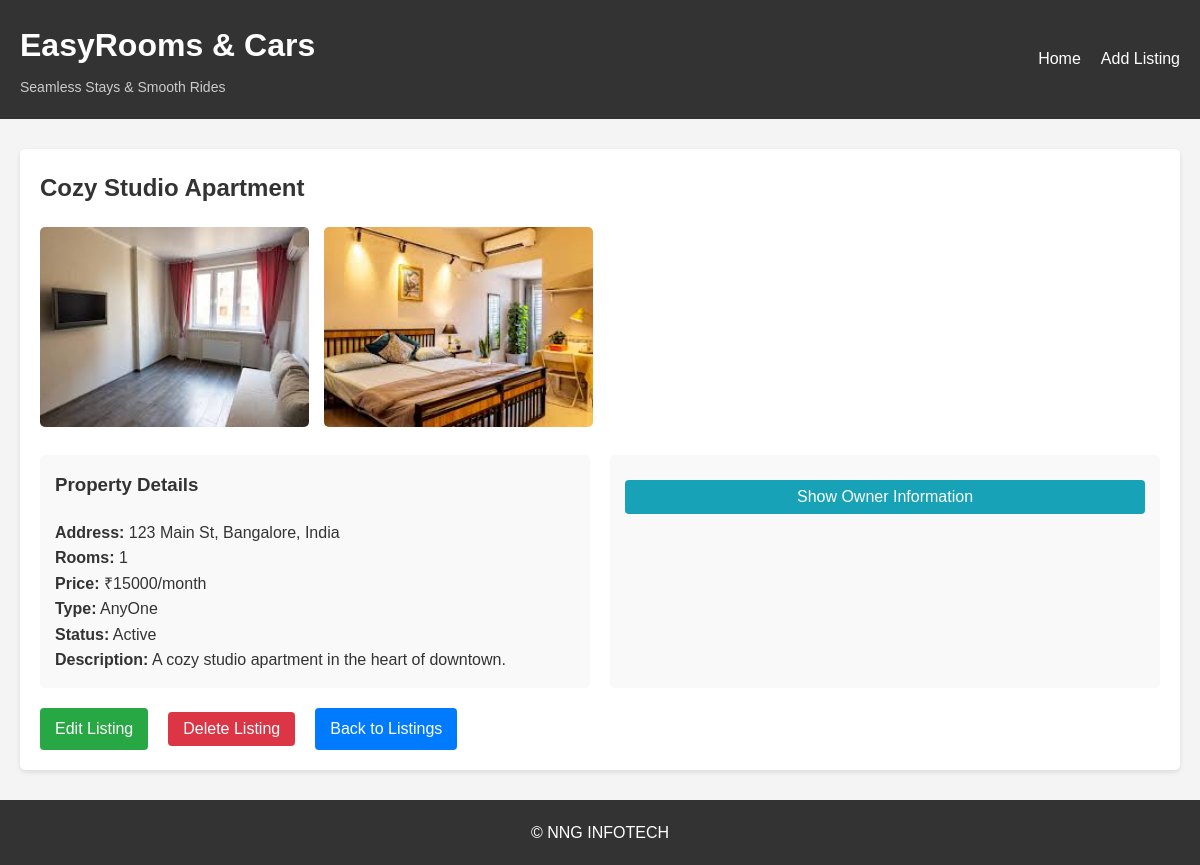
/listing/1, run on the app's committed database.
### app.py (models this page shows)
class Listing(db.Model):
    id = db.Column(db.String(36), primary_key=True)
    title = db.Column(db.String(100), nullable=False)
    address = db.Column(db.String(200), nullable=False)
    rooms = db.Column(db.Integer, nullable=False)
    price = db.Column(db.Integer, nullable=False)
    price_type = db.Column(db.String(10), default='month')  # 'month' or 'day'
    description = db.Column(db.Text, nullable=False)
    owner_name = db.Column(db.String(100), nullable=False)
    owner_email = db.Column(db.String(100), nullable=False)
    owner_phone = db.Column(db.String(20), nullable=False)
    status = db.Column(db.String(20), nullable=False)
    type = db.Column(db.String(20), nullable=False)
    created_at = db.Column(db.DateTime, default=datetime.utcnow)
    updated_at = db.Column(db.DateTime, default=datetime.utcnow, onupdate=datetime.utcnow)
    images = db.relationship('Image', backref='listing', lazy=True, cascade="all, delete-orphan")
    def to_dict(self):
        return {
            'id': self.id,
            'title': self.title,
            'address': self.address,
            'rooms': self.rooms,
            'price': self.price,
            'price_type': self.price_type,
            'description': self.description,
            'owner_name': self.owner_name,
            'owner_email': self.owner_email,
            'owner_phone': self.owner_phone,
            'status': self.status,
            'type': self.type,
            'images': [image.filename for image in self.images]
        }

class Image(db.Model):
    id = db.Column(db.Integer, primary_key=True)
    filename = db.Column(db.String(255), nullable=False)
    listing_id = db.Column(db.String(36), db.ForeignKey('listing.id'), nullable=False)
    created_at = db.Column(db.DateTime, default=datetime.utcnow)

### app.py (the view)
@app.route('/listing/<listing_id>')
def listing_detail(listing_id):
    listing = Listing.query.get_or_404(listing_id)
    return render_template('listing_detail.html', listing=listing.to_dict())

### templates/listing_detail.html (shortened to what this page needs)
{% extends 'base.html' %}
{% block content %}
    <div class="listing-detail">
        <h2>{{ listing.title }}</h2>
        <div class="image-gallery">
            {% for image in listing.images %}
                <div class="gallery-image">
                    <img src="{{ url_for('static', filename='uploads/' + image) }}" alt="{{ listing.title }}">
                </div>
            {% endfor %}
        </div>
        <div class="listing-info">
            <div class="info-section">
                <h3>Property Details</h3>
                <p><strong>Address:</strong> {{ listing.address }}</p>
                <p><strong>Rooms:</strong> {{ listing.rooms }}</p>
                <p><strong>Price:</strong> ₹{{ listing.price }}{% if listing.price_type == 'day' %}/day{% else %}/month{% endif %}</p>
                <p><strong>Type:</strong> {{ listing.type }}</p>
                <p><strong>Status:</strong> {{ listing.status }}</p>
                <p><strong>Description:</strong> {{ listing.description }}</p>
            </div>
            <div class="info-section">
                <button id="ownerInfoBtn" class="btn btn-info">Show Owner Information</button>
            </div>
        </div>
        <div class="action-buttons">
            <a href="{{ url_for('edit_listing', listing_id=listing.id) }}" class="btn btn-edit">Edit Listing</a>
            <form method="POST" action="{{ url_for('delete_listing', listing_id=listing.id) }}" class="delete-form" onsubmit="return confirm('Are you sure you want to delete this listing?');">
                <button type="submit" class="btn btn-delete">Delete Listing</button>
            </form>
            <a href="{{ url_for('index') }}" class="btn">Back to Listings</a>
        </div>
    </div>
{% endblock %}

### static/css/style.css (style rules this page uses)
* { box-sizing: border-box; margin: 0; padding: 0; }
body { font-family: Arial, sans-serif; line-height: 1.6; color: #333; background-color: #f4f4f4; }
h1, h2, h3 { margin-bottom: 20px; }
a { text-decoration: none; color: #333; }
.btn { display: inline-block; background-color: #007bff; color: #fff; padding: 8px 15px; border: none; border-radius: 4px; cursor: pointer; font-size: 16px; margin-right: 10px; }
.btn-edit { background-color: #28a745; }
.btn-delete { background-color: #dc3545; }
.btn-info { background-color: #17a2b8; width: 100%; margin-top: 10px; }
.listing-detail { background-color: #fff; border-radius: 5px; box-shadow: 0 2px 5px rgba(0, 0, 0, 0.1); padding: 20px; margin-bottom: 30px; }
.image-gallery { display: grid; grid-template-columns: repeat(auto-fill, minmax(250px, 1fr)); gap: 15px; margin-bottom: 20px; }
.gallery-image img { width: 100%; height: 200px; object-fit: cover; border-radius: 5px; }
.listing-info { display: grid; grid-template-columns: 1fr 1fr; gap: 20px; margin-bottom: 20px; }
.info-section { background-color: #f9f9f9; padding: 15px; border-radius: 5px; }
.action-buttons { margin-top: 20px; display: flex; gap: 10px; align-items: center; }
.delete-form { display: inline; }

### data on the page
Listing: title "Cozy Studio Apartment", address "123 Main St, Bangalore, India", price "15000", type "AnyOne", status "Active", description "A cozy studio apartment in the heart of downtown."
Image: filename (picture)
Image: filename (picture)

### other printed values
{{ listing.rooms }} "1"
